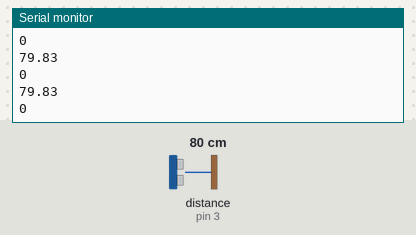
Bench run of a sketch on a simulated Arduino Uno, built with avr-gcc and run on an emulated ATmega328P. Parts: the last lines printed to the serial monitor. Wiring (inferred from the names in the program): ultrasonic range finder: trigger pin 2; echo pin 3. Inputs (shaded band) come from the test bench; at power-on: distance to the obstacle (sensor on pin 3) 80 cm. The echo pulse lasts 58.3 µs per cm.

Above: at 1.2 s.
1.3 s: distance to the obstacle (sensor on pin 3) set to 2 cm
At 1.6 s:
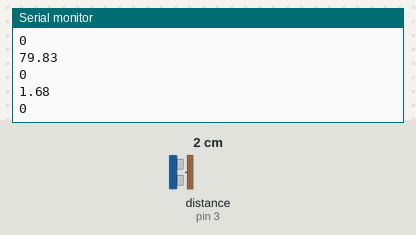
2.8 s: distance to the obstacle (sensor on pin 3) set to 4 cm
At 2.81 s:
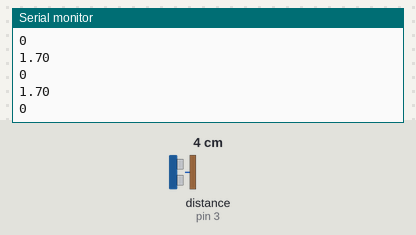
Timing chart, 0 to 5.8 s (numbered marks = the images above; inputs shaded):
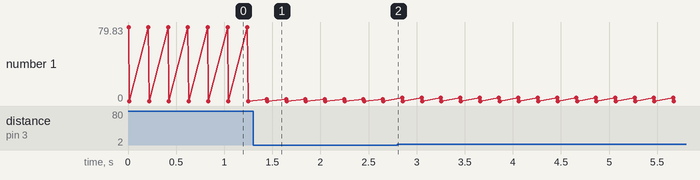

The sketch:

SoundDis.ino
```cpp
#define trigPin 2
#define echoPin 3
#include <stdlib.h>
#include <math.h>
#include <SoftwareSerial.h>

float previous_dis = -1;
long int count = 0;

void setup(){
	Serial.begin(9600);
	pinMode(trigPin, OUTPUT);
	pinMode(echoPin, INPUT);
	while (!Serial){}
}

void loop(){
	int result;
	float duration, distance;

	digitalWrite(trigPin, LOW);
	delayMicroseconds(2); // Added this line
	digitalWrite(trigPin, HIGH);
	//delayMicroseconds(1000); - Removed this line
	delayMicroseconds(10); // Added this line
	digitalWrite(trigPin, LOW);
	duration = pulseIn(echoPin, HIGH);
	distance = (duration/2) / 29.1;
  if (distance > 0 and distance < 500){
	  Serial.println(distance);
    if (previous_dis == -1){
      previous_dis = distance;
      count = 1;
      Serial.println(0);
    }else{
      if (previous_dis - distance > 100){
        Serial.println(1);
      }else{
        previous_dis = (previous_dis*count + distance) / (count+1);
        count++;
        Serial.println(0);
      }
    }
  }


  delay(200);

}
```

Measured:
- after the input at 1.3 s, the serial monitor: prints a new line after 0.14 s (image 1)
- plotted number 1: 0 → 3.7 after the input at 2.8 s
